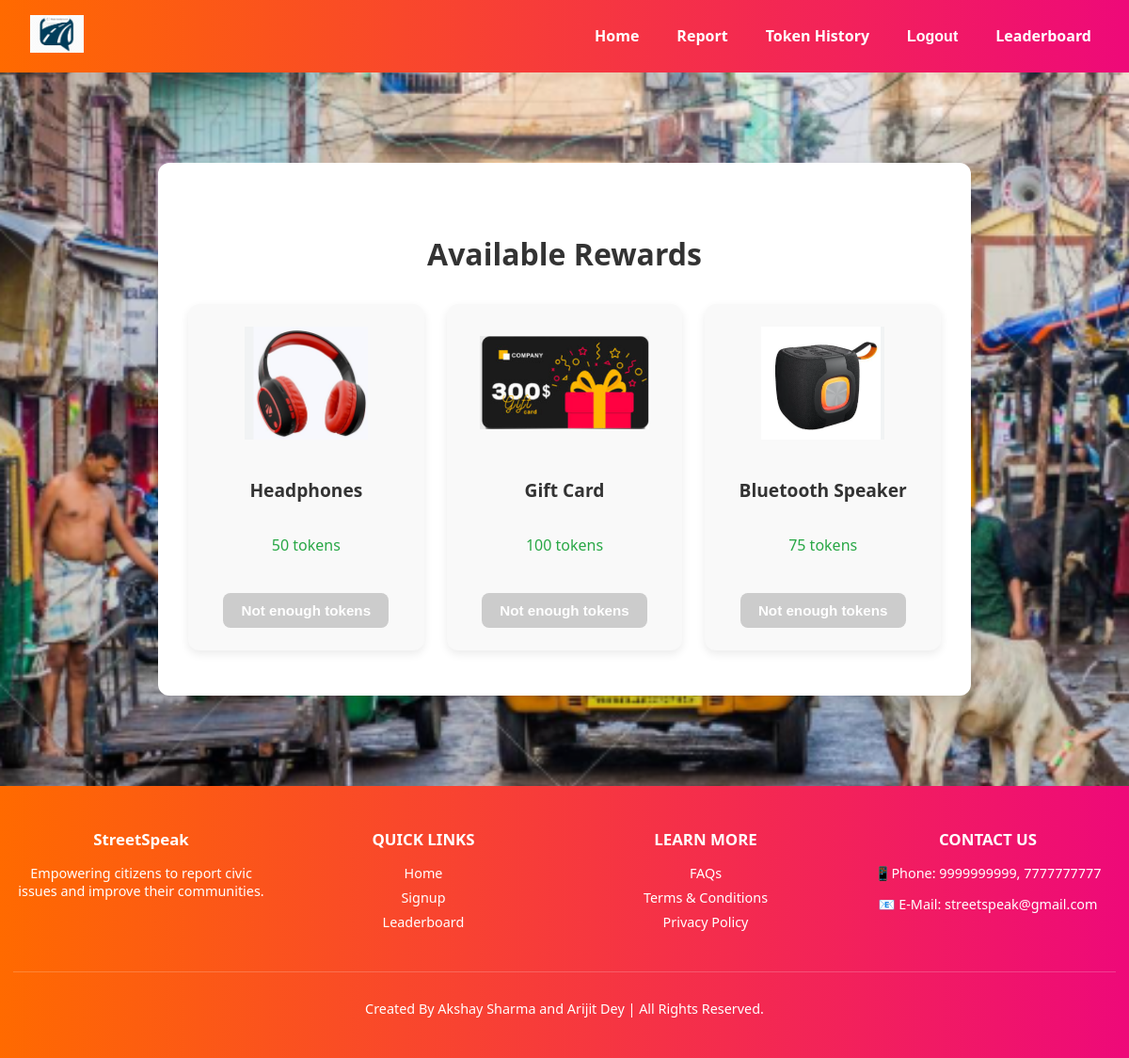
Screenshot of /rewards/ (signed in) with the database file from the repository.
### core/models.py (models this page shows, shortened)
class Reward(models.Model):
    name = models.CharField(max_length=100)
    cost = models.PositiveIntegerField()
    image_filename = models.CharField(max_length=100, blank=True, null=True)

### core/views.py (the view)
# urls.py: path("rewards/", views.rewards_view, name="rewards"),
def rewards_view(request):
    rewards = Reward.objects.all()
    token_obj, _ = UserToken.objects.get_or_create(user=request.user)
    return render(request, "rewards.html", {"rewards": rewards, "tokens": token_obj.tokens})

### core/templates/rewards.html (shortened to what this page needs)
{% extends 'base.html' %}
{% load static %}
{% block extra_css %}
<link rel="stylesheet" href="{% static 'css/rewards.css' %}">
{% endblock %}
{% block content %}
<div class="rewards-container">
    <h2>Available Rewards</h2>
    <ul class="rewards-list">
        {% for reward in rewards %}
        <li class="reward-item">
            <img src="{% static reward.image_filename %}" alt="{{ reward.name }}" class="reward-img">
            <span class="reward-name">{{ reward.name }}</span>
            <span class="reward-cost">{{ reward.cost }} tokens</span>
            {% if tokens >= reward.cost %}
                <form method="post" action="{% url 'claim_reward' reward.id %}">
                    {% csrf_token %}
                    <button type="submit" class="claim-btn">Redeem</button>
                </form>
            {% else %}
                <button class="claim-btn disabled" disabled>Not enough tokens</button>
            {% endif %}
        </li>
        {% endfor %}
    </ul>
</div>
{% endblock %}

### core/static/css/style.css (style rules this page uses)
body { margin: 0; padding: 0; font-family: 'Segoe UI', sans-serif; color: #333; background-image: url('/static/Bgpic.png'); background-size: cover; background-position: center; background-repeat: no-repeat; background-attachment: fixed; background-color: rgba(0, 0, 0, 0.5); }
html, body { height: 100%; margin: 0; padding: 0; }

### core/static/css/rewards.css (style rules this page uses)
body { margin: 0; padding: 0; font-family: 'Segoe UI', sans-serif; background-color: #f0f2f5; }
.rewards-container { background-color: #fff; padding: 3rem 2rem; border-radius: 12px; box-shadow: 0 6px 16px rgba(0, 0, 0, 0.1); width: 800px; max-width: 95%; margin: 8vh auto; text-align: center; }
.rewards-container h2 { margin-bottom: 2rem; font-size: 2rem; color: #333; }
.rewards-list { display: grid; grid-template-columns: repeat(auto-fit, minmax(220px, 1fr)); gap: 1.5rem; list-style: none; padding: 0; margin: 0; align-items: stretch; }
.reward-item { background-color: #f9f9f9; padding: 1.5rem; border-radius: 12px; box-shadow: 0 4px 10px rgba(0,0,0,0.08); display: flex; flex-direction: column; align-items: center; justify-content: space-between; min-height: 320px; transition: transform 0.2s ease, box-shadow 0.2s ease; }
.reward-img { width: 180px; height: 120px; object-fit: contain; margin-bottom: 1rem; border-radius: 8px; }
.reward-name { font-size: 1.2rem; font-weight: bold; margin-bottom: 0.6rem; color: #333; text-align: center; }
.reward-cost { font-size: 1rem; color: #28a745; margin-bottom: 1rem; text-align: center; }
.claim-btn { background-color: #007bff; color: #fff; border: none; padding: 0.6rem 1.2rem; border-radius: 8px; cursor: pointer; font-size: 0.95rem; font-weight: bold; transition: background-color 0.2s ease; }
.claim-btn.disabled { background-color: #ccc; cursor: not-allowed; }

### rows the page displays
Reward: image_filename (picture), name "Headphones", cost "50", shows "Not enough tokens"
Reward: image_filename (picture), name "Gift Card", cost "100", shows "Not enough tokens"
Reward: image_filename (picture), name "Bluetooth Speaker", cost "75", shows "Not enough tokens"
